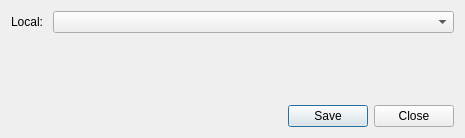
<?xml version="1.0" encoding="UTF-8"?>
<ui version="4.0">
 <class>wOptionDialog</class>
 <widget class="QDialog" name="wOptionDialog">
  <property name="windowModality">
   <enum>Qt::ApplicationModal</enum>
  </property>
  <property name="geometry">
   <rect>
    <x>0</x>
    <y>0</y>
    <width>465</width>
    <height>138</height>
   </rect>
  </property>
  <property name="windowTitle">
   <string>Opciones</string>
  </property>
  <property name="modal">
   <bool>true</bool>
  </property>
  <layout class="QVBoxLayout" name="verticalLayout">
   <item>
    <layout class="QFormLayout" name="formLayout">
     <item row="0" column="0">
      <widget class="QLabel" name="localLabel">
       <property name="text">
        <string>Local: </string>
       </property>
      </widget>
     </item>
     <item row="0" column="1">
      <widget class="QComboBox" name="localComboBox"/>
     </item>
    </layout>
   </item>
   <item>
    <widget class="QDialogButtonBox" name="buttonBox">
     <property name="standardButtons">
      <set>QDialogButtonBox::Close|QDialogButtonBox::Save</set>
     </property>
    </widget>
   </item>
  </layout>
 </widget>
 <resources/>
 <connections/>
</ui>
